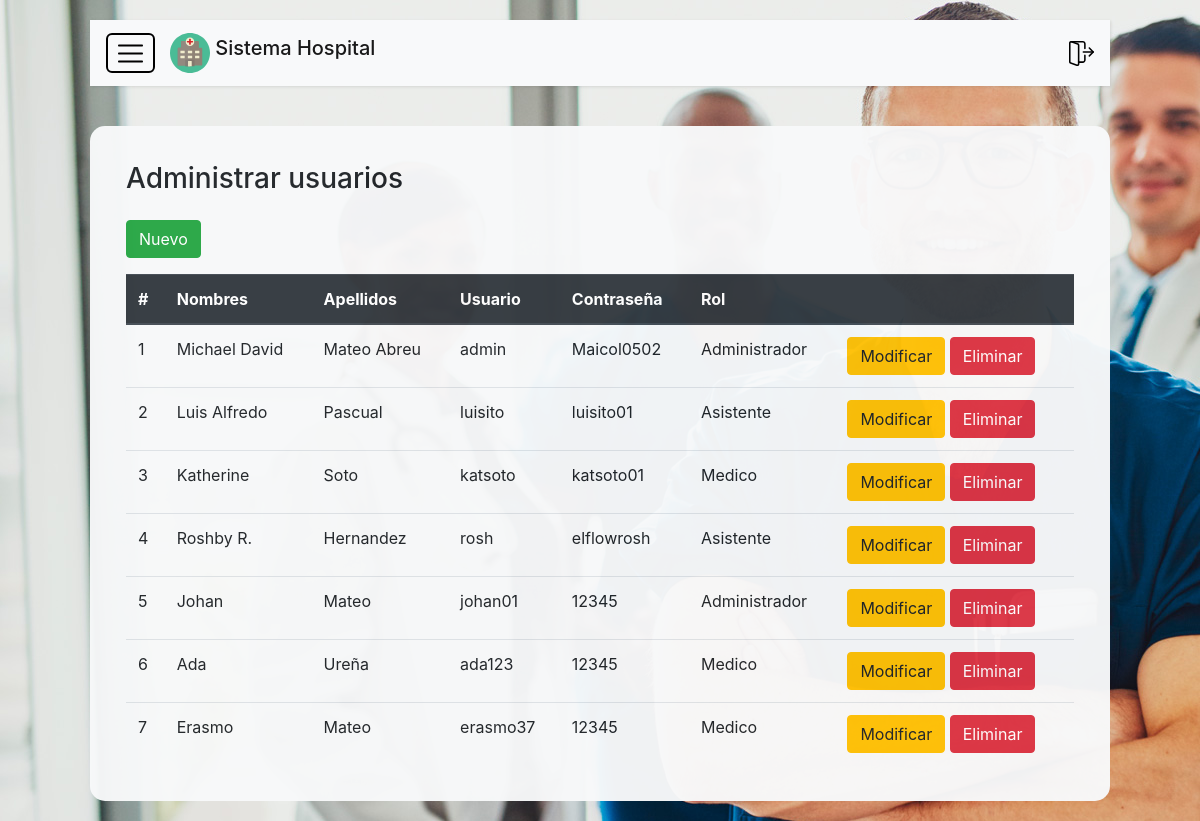
Page /AdminUsuario.php (signed in) on the committed database.
### tables this page shows
CREATE TABLE `usuarios` (
  `idUsuario` int(11) NOT NULL,
  `nomUser` varchar(60) DEFAULT NULL,
  `apellidoUser` varchar(60) DEFAULT NULL,
  `user` varchar(30) DEFAULT NULL,
  `pass` varchar(100) DEFAULT NULL,
  `tipo` int(11) NOT NULL,
  `estado` int(11) NOT NULL
);

CREATE TABLE `roles` (
  `idRol` int(11) NOT NULL,
  `rol` varchar(15) DEFAULT NULL
);

### libreria/includes.php (called while the page is built, shortened)
<?php
include_once("libreria/head.php");

### AdminUsuario.php (the view, shortened to what this page needs)
<?php
    include_once("libreria/includes.php");
    if($_SESSION['rol'] == 'Administrador')
    {
        $con = Conexion::getInstance();
        $sql = "SELECT idUsuario, nomUser, apellidoUser, user, pass, rol FROM usuarios
                INNER JOIN roles ON usuarios.tipo = roles.idRol
                WHERE estado = 1
                ORDER BY idUsuario";
        $result = mysqli_query($con, $sql);
    } else {
        header("Location:index.php");
    }
?>
<div class="px-3">
    <div class="py-3">
        <h3>Administrar usuarios</h3>
    </div>
    <div class="pb-3">
        <a href="CrearUsuario.php" class="btn btn-success">Nuevo</a>
    </div>
    <table class="table">
        <thead class="thead-dark">
            <tr>
                <th scope="col">#</th>
                <th scope="col">Nombres</th>
                <th scope="col">Apellidos</th>
                <th scope="col">Usuario</th>
                <th scope="col">Contraseña</th>
                <th scope="col">Rol</th>
                <th scope="col"></th>
                <th scope="col"></th>
            </tr>
        </thead>
        <tbody>
            <?php
                foreach($result as $fila)
                {
                    $count++;
                    echo "
                        <tr>
                            <td>$count</td>
                            <td>{$fila['nomUser']}</td>
                            <td>{$fila['apellidoUser']}</td>
                            <td>{$fila['user']}</td>
                            <td>{$fila['pass']}</td>
                            <td>{$fila['rol']}</td>
                            <td colspan='2'>
                                <a href='CrearUsuario.php?id={$fila['idUsuario']}' class='btn btn-warning'>Modificar</a>
                                <a href='AdminUsuario.php?id={$fila['idUsuario']}' class='btn btn-danger'>Eliminar</a>
                            </td>
                        </tr>
                    ";
                }
            ?>
        </tbody>
    </table>
</div>
<?php include_once("libreria/foot.php") ?>

### libreria/head.php (shortened to what this page needs)
<!DOCTYPE html>
<html lang="en">
<head>
    <link rel="stylesheet" href="css/login.css">
    <link rel="stylesheet" href="css/main.css">
    <link rel="stylesheet" href="https://stackpath.bootstrapcdn.com/bootstrap/4.5.0/css/bootstrap.min.css">
    <link rel="stylesheet" href="<?=$base_url?>css/calendar.css">
    <link href="//maxcdn.bootstrapcdn.com/font-awesome/4.3.0/css/font-awesome.min.css" rel="stylesheet">
</head>
<body>
    <div class="wrapper">
        <div id="content">
            <nav class="navbar navbar-expand navbar-light bg-light" >
                <div class="container-fluid">
                    <button type="button" id="sidebarCollapse" class="">
                        <img src="source/icons/open-menu.svg" width="25" height="25" id="menuIcon">
                    </button>
                    <a class="navbar-brand mb-0 h1" href="#">
                        <img src="source/logo/hospital.svg" width="40" height="40" class="d-inline-block align-top">
                        Sistema Hospital
                    </a>
                    <a href="funciones.php?accion=logout" class="ml-auto">
                        <img src="source/icons/logout.svg" class="" width="25" height="25" title="Cerrar sesion">
                    </a>
                </div>
            </nav>
            <div id="main">

### libreria/foot.php
            </div>
        </div>
    </div>
</body>
</html>

### css/login.css (style rules this page uses)
body { background-image: url("../source/background-login.png"); background-size: cover; }

### css/main.css (style rules this page uses)
#main { width: 100%; height: 100%; background-color: #F8F9FA; padding: 20px; border-radius: 15px; opacity: 0.97; }
body { font-family: 'Poppins', sans-serif; background: #fafafa; }
a, a:hover, a:focus { color: inherit; text-decoration: none; transition: all 0.3s; }
.navbar { padding: 15px 10px; background: #fff; border: none; border-radius: 0; margin-bottom: 40px; box-shadow: 1px 1px 3px rgba(0, 0, 0, 0.1); }
.wrapper { display: flex; width: 100%; }
#content { width: 100%; padding: 20px 90px; min-height: 100vh; transition: all 0.3s; position: absolute; top: 0; right: 0; }
#sidebarCollapse { background-color: transparent; color: white; border: 2px black solid; border-radius: 6px; padding: 5px 10px; cursor: pointer; transition: all 0.3s; margin-right: 15px; }

### libreria/head.php (style rules this page uses)
body { background-image: url('source/background-login.jpg'); }

### rows in the picture
usuarios: nomUser "Michael David", apellidoUser "Mateo Abreu", user "admin", pass "Maicol0502", tipo.rol "Administrador"
usuarios: nomUser "Luis Alfredo", apellidoUser "Pascual", user "luisito", pass "luisito01", tipo.rol "Asistente"
usuarios: nomUser "Katherine", apellidoUser "Soto", user "katsoto", pass "katsoto01", tipo.rol "Medico"
usuarios: nomUser "Roshby R.", apellidoUser "Hernandez", user "rosh", pass "elflowrosh", tipo.rol "Asistente"
usuarios: nomUser "Johan", apellidoUser "Mateo", user "johan01", pass "12345", tipo.rol "Administrador"
usuarios: nomUser "Ada", apellidoUser "Ureña", user "ada123", pass "12345", tipo.rol "Medico"
usuarios: nomUser "Erasmo", apellidoUser "Mateo", user "erasmo37", pass "12345", tipo.rol "Medico"
